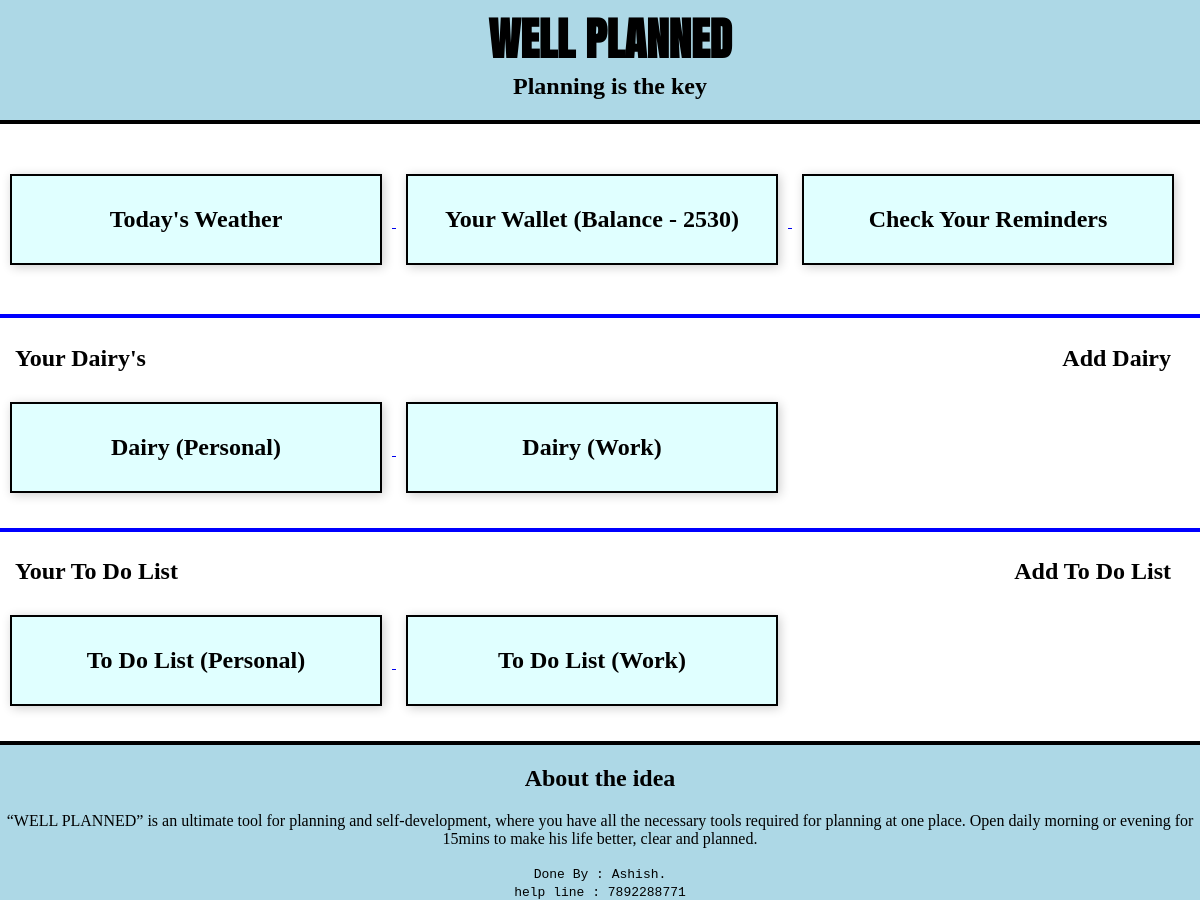
The page / on the database its author committed.
### expensetrack/models.py (models this page shows)
class Income(models.Model):
    income = models.IntegerField()
    balance = models.IntegerField()

### my_app/models.py (models this page shows)
class DairyCatagory(models.Model):
    name = models.CharField(max_length=50)

class TodoListCatagory(models.Model):
    name = models.CharField(max_length=50)

### my_app/views.py (the view)
# urls.py: 2. Add a URL to urlpatterns:  path('', Home.as_view(), name='home')
def Home(request):
    Todo_List = TodoListCatagory.objects.all()
    Dairy_list = DairyCatagory.objects.all()
    income = Income.objects.get(id = 1)
    context = {
        'Todo_list': Todo_List,
        'Dairy_list': Dairy_list,
        'income': income,
    }
    return render(request, 'my_app/Home.html/', context)

### my_app/templates/my_app/Home.html (shortened to what this page needs)
{% load static %}
<!DOCTYPE html>
<html lang="en">
<head>
    <link rel="stylesheet" href="{% static 'my_app/Home.css/' %}">
</head>
<body>
    <header>
      <h1 id="title">WELL PLANNED</h1>
      <h2 id="title1"> Planning is the key </h2>
    </header>
    <main>
        <section class="section_1">
            <a href="weather/">
                <article class="donations">
                    <h2 class="count"> Today's Weather</h2>
                </article>
            </a>
            <a href="wallet/">
                <article class="donations">
                    <h2 class="count">Your Wallet (Balance - {{income.balance}})</h2>
                </article>
            </a>
            <a href="reminders/">
                <article class="donations">
                    <h2 class="count"> Check Your Reminders</h2>
                </article>
            </a>
        </section>
        <section class="section_2">
            <div>
                <h2 class="Dairy" >Your Dairy's</h2>
                <h2 class="add_dairy">Add Dairy</h2>
            </div>
            {% for count in Dairy_list %}
                <a href="/dairyList/{{ count.id }}">
                    <article class="donations">
                        <h2 class="count">Dairy ({{count.name}})</h2>
                    </article>
                </a>
            {% endfor %}
        </section>
        <section class="section_3">
            <div>
                <h2 class="to_do_list" >Your To Do List</h2>
                <h2 class="add_to_do_list">Add To Do List</h2>
            </div>
            {% for count in Todo_list %}
                <a href="/todoList/{{ count.id }}">
                    <article class="donations">
                        <h2 class="count">To Do List ({{count.name}})</h2>
                    </article>
                </a>
            {% endfor %}
        </section>
    </main>
    <footer class="footer">
        <section>
            <h2>About the idea</h2>
            <p>
                “WELL PLANNED” is an ultimate tool for planning and self-development,
                where you have all the necessary tools required for planning at one place.
                Open daily morning or evening for 15mins to make his life better, clear and planned.
                </p>
        </section>
        <samp>Done By : Ashish.</samp><br>
        <samp>help line : 7892288771</samp><br>
    </footer>
</body>
</html>

### my_app/static/my_app/Home.css (style rules this page uses)
body { margin: 0px; }
#title { font-family: 'Anton' , sans-serif !important ; font-size: 45px !important; color: #000; margin-bottom: 0px; margin-top: 5px; margin-left: 20px; display: inline-block; }
#title1 { margin-top: 0px; margin-left: 20px; }
header { text-align: center; border-bottom: 4px solid black; margin-top: 0px; background: lightblue; width: 100%; }
.footer { text-align: center; border-top: 4px solid black; background: lightblue; width: 100%; }
.count { color: black; text-align: center; }
.donations { border: 2px solid black; margin: 10px; padding: 10px; display: inline-block; max-width: 29%; width: 29%; background: lightcyan; box-shadow: 2px 2px 10px rgba(0, 0, 0, .2); transition: box-shadow 500ms, background 3s; }
.section_1 { border-bottom: 4px solid blue; padding-top: 40px; height: 150px; }
.section_2 { border-bottom: 4px solid blue; padding-top: 7px; padding-bottom: 25px; }
.section_3 { padding-top: 7px; padding-bottom: 25px; }
.Dairy { display: inline-block; width: 48%; padding-left: 15px; text-decoration: wavy; }
.add_dairy { display: inline-block; width: 48%; text-align: right; text-decoration: wavy; padding-right: 15px; }
.to_do_list { display: inline-block; width: 48%; padding-left: 15px; text-decoration: wavy; }
.add_to_do_list { display: inline-block; width: 48%; text-align: right; text-decoration: wavy; padding-right: 15px; }

### rows shown on the page
Income: balance "2530"
DairyCatagory: name "Personal"
DairyCatagory: name "Work"
TodoListCatagory: name "Personal"
TodoListCatagory: name "Work"
